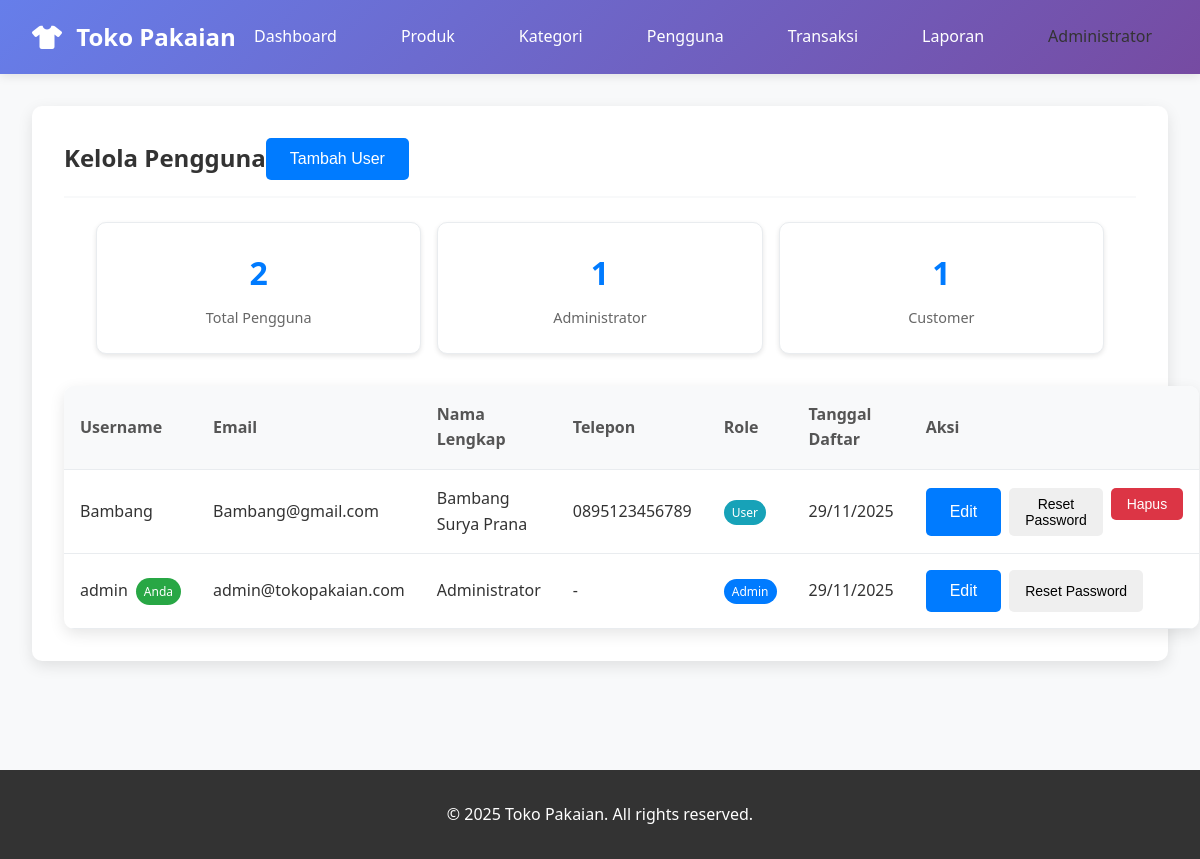
The page /admin/users.php (signed in) on the database its author committed.
### tables this page shows
CREATE TABLE IF NOT EXISTS `users` (
  `id` int NOT NULL AUTO_INCREMENT,
  `username` varchar(50) NOT NULL,
  `email` varchar(100) NOT NULL,
  `password` varchar(255) NOT NULL,
  `full_name` varchar(100) NOT NULL,
  `phone` varchar(20) DEFAULT NULL,
  `address` text,
  `role` enum('admin','user') DEFAULT 'user',
  `created_at` timestamp NULL DEFAULT CURRENT_TIMESTAMP,
  `updated_at` timestamp NULL DEFAULT CURRENT_TIMESTAMP ON UPDATE CURRENT_TIMESTAMP,
  PRIMARY KEY (`id`),
  UNIQUE KEY `username` (`username`),
  UNIQUE KEY `email` (`email`)
);

### admin/users.php (the view, shortened to what this page needs)
<?php
require_once '../includes/auth.php';
include '../includes/header.php';
echo '<link rel="stylesheet" href="assets/css/style.css">';
$users = $pdo->query("SELECT * FROM users ORDER BY created_at DESC")->fetchAll(PDO::FETCH_ASSOC);
$total_users = $pdo->query("SELECT COUNT(*) FROM users")->fetchColumn();
$total_admins = $pdo->query("SELECT COUNT(*) FROM users WHERE role = 'admin'")->fetchColumn();
$total_customers = $pdo->query("SELECT COUNT(*) FROM users WHERE role = 'user'")->fetchColumn();
?>
<link rel="stylesheet" href="../assets/css/style.css">
<div class="card">
    <div class="card-header">
        <h2 class="card-title">Kelola Pengguna</h2>
        <button class="btn btn-primary" onclick="showAddForm()">Tambah User</button>
    </div>
    <div class="stats-grid">
        <div class="stat-card">
            <div class="stat-number"><?php echo $total_users; ?></div>
            <div class="stat-label">Total Pengguna</div>
        </div>
        <div class="stat-card">
            <div class="stat-number"><?php echo $total_admins; ?></div>
            <div class="stat-label">Administrator</div>
        </div>
        <div class="stat-card">
            <div class="stat-number"><?php echo $total_customers; ?></div>
            <div class="stat-label">Customer</div>
        </div>
    </div>
    <div class="card-body">
        <div class="table-responsive">
            <table class="table">
                <thead>
                    <tr>
                        <th>Username</th>
                        <th>Email</th>
                        <th>Nama Lengkap</th>
                        <th>Telepon</th>
                        <th>Role</th>
                        <th>Tanggal Daftar</th>
                        <th>Aksi</th>
                    </tr>
                </thead>
                <tbody>
                    <?php foreach ($users as $user): ?>
                        <tr>
                            <td>
                                <div style="display: flex; align-items: center; gap: 0.5rem;">
                                    <?php echo $user['username']; ?>
                                    <?php if ($user['id'] == $_SESSION['user_id']): ?>
                                        <span class="badge badge-success">Anda</span>
                                    <?php endif; ?>
                                </div>
                            </td>
                            <td><?php echo $user['email']; ?></td>
                            <td><?php echo $user['full_name']; ?></td>
                            <td><?php echo $user['phone'] ?: '-'; ?></td>
                            <td>
                                <span class="badge <?php echo $user['role'] == 'admin' ? 'badge-primary' : 'badge-info'; ?>">
                                    <?php echo ucfirst($user['role']); ?>
                                </span>
                            </td>
                            <td><?php echo date('d/m/Y', strtotime($user['created_at'])); ?></td>
                            <td>
                                <div style="display: flex; gap: 0.5rem;">
                                    <button class="btn btn-sm btn-primary" onclick="showEditForm(<?php echo $user['id']; ?>)">Edit</button>
                                    <button class="btn btn-sm btn-warning" onclick="showResetPasswordForm(<?php echo $user['id']; ?>)">Reset Password</button>
                                    <?php if ($user['id'] != $_SESSION['user_id']): ?>
                                        <form method="POST" style="display: inline;">
                                            <button type="submit" name="delete_user" class="btn btn-sm btn-danger" onclick="return confirm('Hapus user ini?')">Hapus</button>
                                        </form>
                                    <?php endif; ?>
                                </div>
                            </td>
                        </tr>
                    <?php endforeach; ?>
                </tbody>
            </table>
        </div>
    </div>
</div>
<?php include '../includes/footer.php'; ?>

### assets/css/style.css (style rules this page uses)
* { margin: 0; padding: 0; box-sizing: border-box; }
body { font-family: 'Segoe UI', Tahoma, Geneva, Verdana, sans-serif; line-height: 1.6; color: #333; background-color: #f8f9fa; }
.card { background: white; border-radius: 10px; padding: 2rem; box-shadow: 0 5px 15px rgba(0,0,0,0.1); margin-bottom: 2rem; }
.card-header { display: flex; justify-content: between; align-items: center; margin-bottom: 1.5rem; padding-bottom: 1rem; border-bottom: 2px solid #f8f9fa; }
.card-title { font-size: 1.5rem; font-weight: 600; color: #333; }
.btn { display: inline-block; padding: 0.75rem 1.5rem; border: none; border-radius: 5px; text-decoration: none; text-align: center; cursor: pointer; transition: all 0.3s; font-weight: 500; }
.btn-primary { background: linear-gradient(135deg, #667eea 0%, #764ba2 100%); color: white; }
.btn-danger { background-color: #dc3545; color: white; }
.btn-sm { padding: 0.5rem 1rem; font-size: 0.875rem; }
.table { width: 100%; border-collapse: collapse; background: white; border-radius: 10px; overflow: hidden; box-shadow: 0 5px 15px rgba(0,0,0,0.1); }
.table th, .table td { padding: 1rem; text-align: left; border-bottom: 1px solid #e9ecef; }
.table th { background-color: #f8f9fa; font-weight: 600; color: #555; }
.stats-grid { display: grid; grid-template-columns: repeat(auto-fit, minmax(250px, 1fr)); gap: 2rem; margin-bottom: 2rem; }
.stat-card { background: white; padding: 2rem; border-radius: 10px; box-shadow: 0 5px 15px rgba(0,0,0,0.1); text-align: center; }
.stat-number { font-size: 2.5rem; font-weight: bold; color: #667eea; margin-bottom: 0.5rem; }
.stat-label { color: #666; font-size: 1rem; }
.badge { padding: 0.5rem 1rem; border-radius: 20px; font-size: 0.875rem; font-weight: 500; }
.badge { padding: 0.25rem 0.5rem; border-radius: 15px; font-size: 0.75rem; font-weight: 500; }
.badge-primary { background: #007bff; color: white; }
.badge-success { background: #28a745; color: white; }
.badge-info { background: #17a2b8; color: white; }
.btn-primary { background: #007bff; color: white; border: none; padding: 0.75rem 1.5rem; border-radius: 5px; cursor: pointer; font-size: 1rem; }
.stats-grid { display: grid; grid-template-columns: repeat(auto-fit, minmax(200px, 1fr)); gap: 1rem; margin-bottom: 2rem; padding: 0 2rem; }
.stat-card { background: white; padding: 1.5rem; border-radius: 10px; box-shadow: 0 2px 5px rgba(0,0,0,0.1); text-align: center; border: 1px solid #e9ecef; }
.stat-number { font-size: 2rem; font-weight: bold; color: #007bff; margin-bottom: 0.5rem; }
.stat-label { color: #666; font-size: 0.9rem; }

### rows shown on the page
users: username "Bambang", email "Bambang@gmail.com", full_name "Bambang Surya Prana", phone "0895123456789", role "User", created_at "29/11/2025"
users: username "admin", shows "Anda", email "admin@tokopakaian.com", full_name "Administrator", phone "-", role "Admin", created_at "29/11/2025"

### other values the page prints
$_SESSION['full_name'] "Administrator"
$total_users "2"
$total_admins "1"
$total_customers "1"
